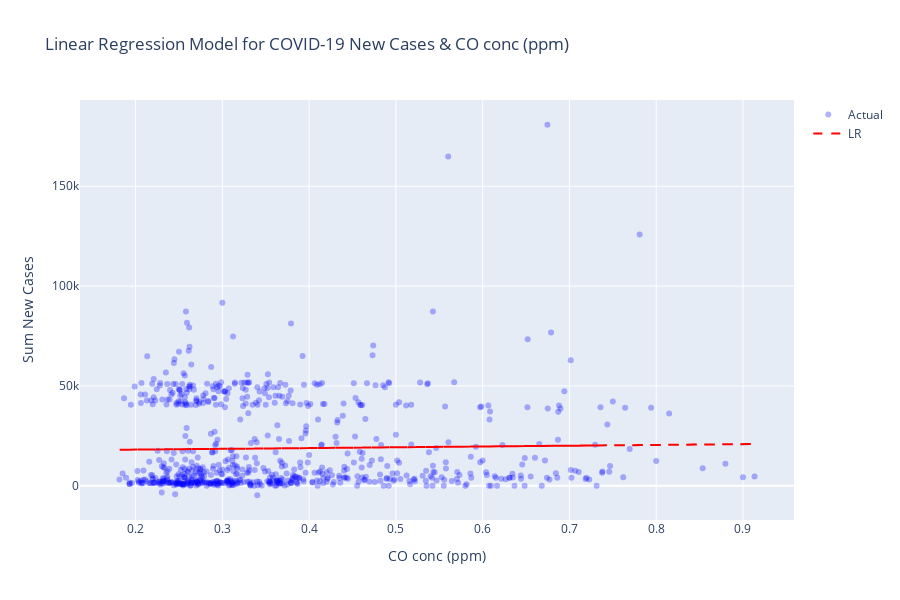

Notebook cell for this chart:
### Markdown cell above
# Showing Significant Relationships

### Code cell
# For CO conc (ppm) & Sum New Cases
## Perform regression modeling
from sklearn.linear_model import LinearRegression
from sklearn.metrics import r2_score, mean_squared_error

import statsmodels.api as sm
import calendar

# Convert datetime to int
#x = data['Date'].values.astype(int) / 10**9  # Convert to seconds (UNIX epoch start)
#x = x.reshape(-1, 1)


x = NewData['CO conc (ppm)']
y = NewData['Sum New Cases']

#--------------------------------------------------------------
# Linear regression model
#--------------------------------------------------------------
# Stastical approach
x_lms = sm.add_constant(x)
linear_model_stat = sm.OLS(y, x_lms)
lms_results = linear_model_stat.fit()
p_values = lms_results.pvalues[1:]

# Machine learning approach (no p-values)
linear_model = LinearRegression()
linear_model.fit(x_lms, y)
y_linear_pred = linear_model.predict(x_lms)

# Calculate R2 and RMSE for linear regression model
linear_r2 = r2_score(y, y_linear_pred)
linear_rmse = np.sqrt(mean_squared_error(y, y_linear_pred))

print("Model Evaluation")
print("\nLinear Regression: RMSE=%.2f, R2=%.2f" % (linear_rmse, linear_r2))
for i, p_value in enumerate(p_values.index):
  print(f'P({p_value}): {p_values[i]}')

if any(p_values <= 0.05):
  print("There is a significant relationship between the predictor and the response\n")
else:
  print("There is no significant relationship between the predictor and the response\n")


# Plot the model
import plotly.graph_objects as go

xtt = NewData['CO conc (ppm)']#.dt.strftime('%Y-%m-%d')
scatter_actual = go.Scatter(x=xtt, y=y, mode='markers', name='Actual', marker=dict(color='blue', opacity=0.3))

line_regression = go.Scatter(x=xtt, y=y_linear_pred, mode='lines', name='LR', line=dict(color='red', dash='dash'))

data = [scatter_actual, line_regression]

layout = go.Layout(xaxis=dict(title='CO conc (ppm)'),
                   yaxis=dict(title='Sum New Cases'),
                   title='Linear Regression Model for COVID-19 New Cases & CO conc (ppm)',
                   showlegend=True,
                   height=600)

fig = go.Figure(data=data, layout=layout)
fig.show()

### Figure 1 — Plotly figure (JSON) as saved in the notebook; plotly's stock layout.template omitted (floating-point values rounded to 4 significant figures; data arrays with more than 128 entries replaced by an {"elided": "..."} marker saying what was removed)
{"data": [{"marker": {"color": "blue", "opacity": 0.3}, "mode": "markers", "name": "Actual", "x": {"elided": "713 float values"}, "y": {"elided": "713 float values"}, "type": "scatter"}, {"line": {"color": "red", "dash": "dash"}, "mode": "lines", "name": "LR", "x": {"elided": "713 float values"}, "y": {"elided": "713 float values"}, "type": "scatter"}], "layout": {"height": 600, "showlegend": true, "title": {"text": "Linear Regression Model for COVID-19 New Cases & CO conc (ppm)"}, "xaxis": {"title": {"text": "CO conc (ppm)"}}, "yaxis": {"title": {"text": "Sum New Cases"}}}}
